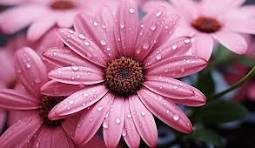
#> input picture flower1.jpeg, 255 x 148 px
$ python filtering.py
#> lines starting #> are read from the running program, lines starting #| are printed output that depends on the picture
import cv2 as cv
import numpy as np

img_name = input('Enter File name: ')
#> the answer given: flower1.jpeg
img = cv.imread(img_name)
#> img is the input picture: shape (148, 255, 3); mean B, G, R 127.9, 102.3, 162
if img is None:
    print('Error: Cant find image')
    exit()
cv.imshow('Original', img)
cv.waitKey(0)
cv.destroyAllWindows()
# to grey
gr_img = cv.cvtColor(img, cv.COLOR_BGR2GRAY)
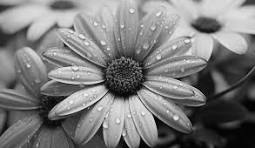
#> gr_img: shape (148, 255); min 0, max 246, mean 123.1
cv.imshow('Color To Grey', gr_img)
cv.waitKey(0)
cv.destroyAllWindows()


def convolution(grey_img, kernel):
    res_img = np.zeros_like(grey_img, dtype=np.float32)
    g_img = grey_img.copy()
    g_img = cv.copyMakeBorder(g_img, 1, 1, 1, 1, cv.BORDER_CONSTANT, value=0)
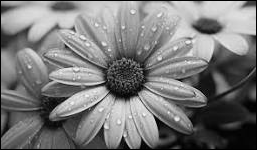
#> g_img: shape (150, 257); min 0, max 246, mean 120.5
    h, w = grey_img.shape[:2]
#> h = 148; w = 255
    res_img = np.zeros_like(grey_img, dtype=np.float32)
    for i in range(1, h + 1):
        for j in range(1, w + 1):
            res_img[i - 1, j - 1] = np.sum(g_img[i - 1:i + 2, j - 1:j + 2] * kernel)
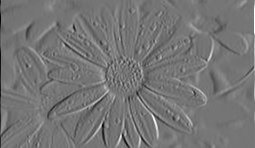
#> res_img: shape (148, 255) float32; min -716, max 837, mean 0.4; drawn with min black and max white
    res_img = np.clip(res_img, 0, 255).astype(np.uint8)
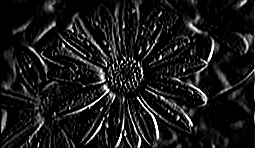
#> res_img: shape (148, 255); min 0, max 255, mean 26.1
    return res_img


# KernelX
kernelX = np.array([[1, 1, 1],
                    [0, 0, 0],
                    [-1, -1, -1]])
# KernelY
kernelY = np.array([[1, 0, -1],
                    [1, 0, -1],
                    [1, 0, -1]])
# blur
kernelB = np.array([[1 / 9, 1 / 9, 1 / 9],
                    [1 / 9, 1 / 9, 1 / 9],
                    [1 / 9, 1 / 9, 1 / 9]])
# Sobel
kernelS = np.array([[1, 2, -1],
                    [0, 0, 0],
                    [1, 2, -1]])
# Kernel1
kernel1 = np.array([[0, 0, 0],
                    [1, 0, 0],
                    [0, 0, 0]])

## Horizontal Prewitt Filter
# hpf = np.array([[-1, 0, 1],
#                 [-1, 0, 1],
#                 [-1, 0, 1]])
#
# # Horizontal Prewitt Filter
# vpf = np.array([[-1, -1, -1],
#                 [0, 0, 0],
#                 [1, 1, 1]])

# Horizontal Prewitt Filter
hpf = np.array([[1, 0, -1],
                [2, 0, -2],
                [1, 0, -1]])

# Horizontal Prewitt Filter
vpf = np.array([[1, 2, 1],
                [0, 0, 0],
                [-1, -2, -1]])


# [8 lines of commented-out code are left out]


gx = convolution(gr_img, hpf)
cv.imshow('Horizontal Prewitt Filter', gx)
cv.waitKey(0)
cv.destroyAllWindows()

gy = convolution(gr_img, vpf)
#> after the loop in convolution (call 2), `for i in range(1, h + 1):`:
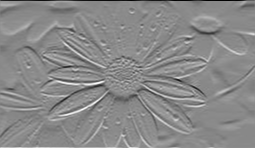
#> res_img: shape (148, 255) float32; min -878, max 757, mean 3.4; drawn with min black and max white
#> in convolution (call 2), `res_img = np.clip(res_img, 0, 255).astype(np.uint8)`:
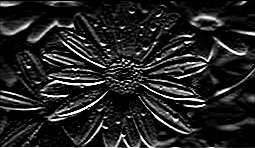
#> res_img: shape (148, 255); min 0, max 255, mean 36
cv.imshow('Vertical Prewitt Filter', gy)
cv.waitKey(0)
cv.destroyAllWindows()

g = np.sqrt(np.square(gx) + np.square(gy))
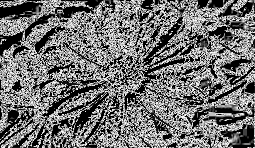
#> g: shape (148, 255) float16; min 0, max 15.81, mean 7.04; drawn with min black and max white
# g = cv.normalize(g, None, 0, 255, cv.NORM_MINMAX)
cv.imshow('Magnitude', g.astype(np.uint8))
cv.waitKey(0)
cv.destroyAllWindows()

# [29 lines of commented-out code are left out]
